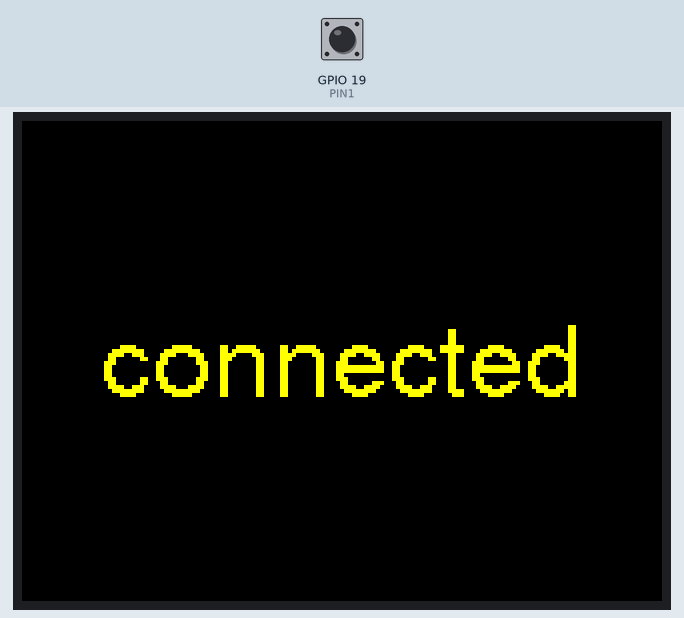
Simulated run of this program. Board: ESP32. Shown: 320×240 colour display. The test bench sets the inputs (shaded band); at power-on: GPIO 19 (PIN1) LOW. WiFi joins after 1.5 s; servers stay silent unless stated; uploads are accepted with an empty reply.

Above: at 3.9 s.
4.0 s: GPIO 19 (PIN1) driven HIGH
At 4.5 s:
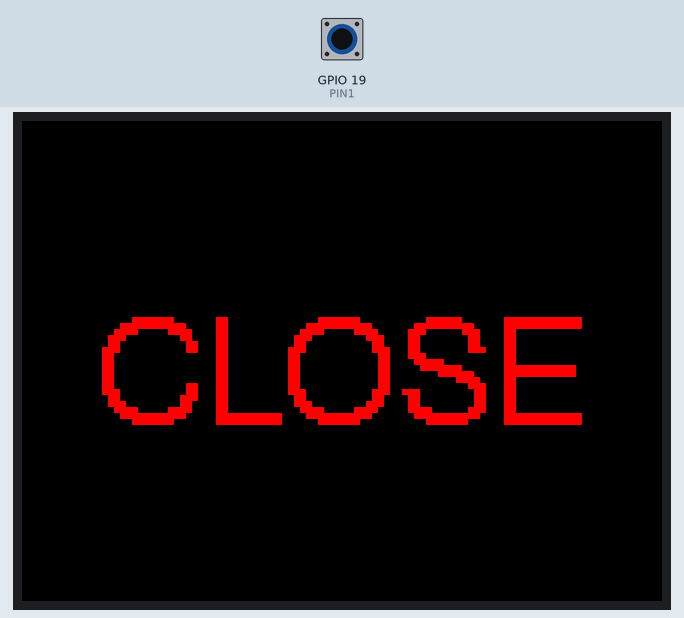
5.6 s: GPIO 19 (PIN1) driven LOW
At 6.3 s:
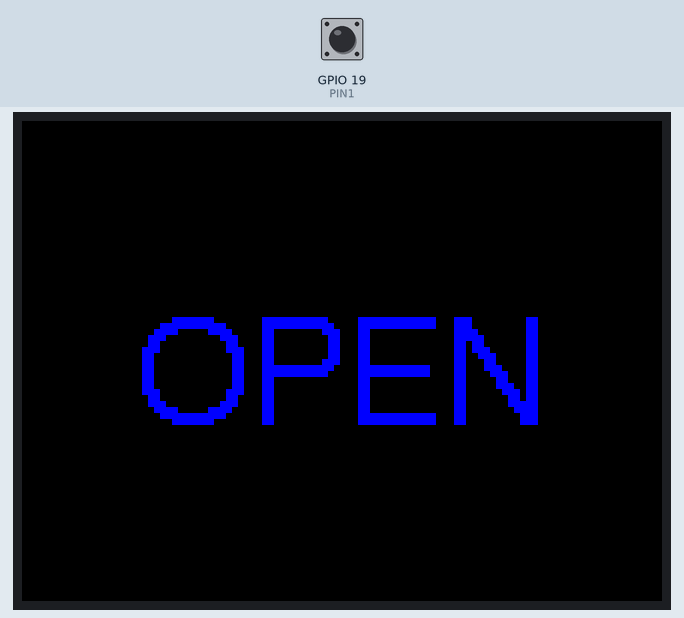
7.2 s: GPIO 19 (PIN1) pulsed HIGH 5 times (0.12 s each, 0.3 s apart)
At 7.52 s:
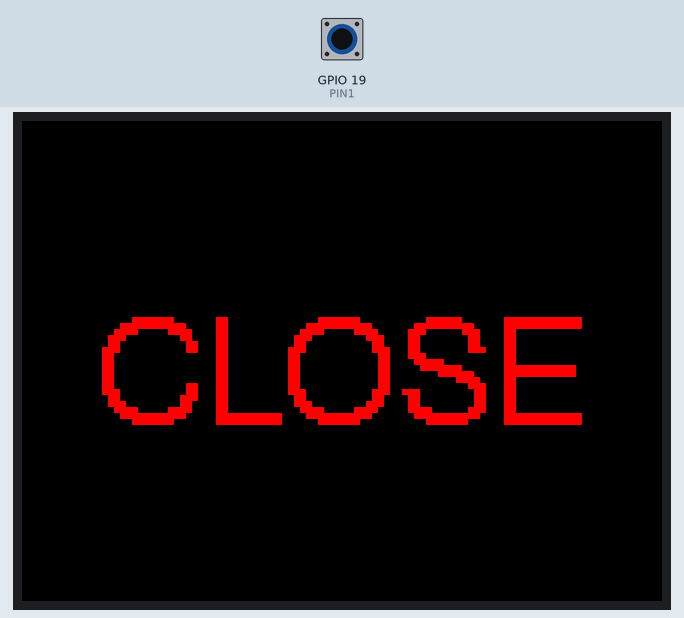
Timing chart, 0 to 10.2 s (numbered marks = the images above; inputs shaded):
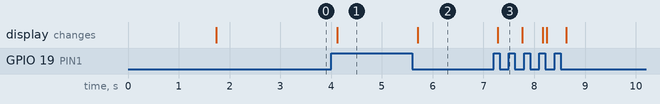

The program:

main.cpp
```cpp
#include <WiFi.h>
#include <M5Stack.h>
#include <HTTPClient.h>
#include <ArduinoJson.h>
#define MY_SSID "***"
#define MY_PASS "***"
#define URL "http://***"
#define PIN1 19

StaticJsonDocument<200> availability;

bool old_lock = NULL;

void setup()
{
  pinMode(PIN1, INPUT);
  M5.begin();
  M5.Lcd.setTextSize(2);
  WiFi.begin(MY_SSID, MY_PASS);
  M5.Lcd.setTextColor(YELLOW);
  M5.Lcd.drawCentreString("connecting", 160, 100, 4);

  while (WiFi.status() != WL_CONNECTED)
  {
    // M5.Lcd.print(".");
    delay(100);
  }
  M5.Lcd.clear(BLACK);
  M5.Lcd.drawCentreString("connected", 160, 100, 4);
  delay(1000);
}

void loop()
{
  String output = "";
  bool new_lock = old_lock;
  HTTPClient http;
  http.begin(URL);
  M5.Lcd.setTextSize(3);

  new_lock = digitalRead(PIN1);
  if (old_lock != new_lock)
  {
    availability["room"] = 1;
    availability["lock"] = new_lock;
    serializeJson(availability, output);
    if (availability["lock"])
    {
      M5.Lcd.clear(BLACK);
      M5.Lcd.setTextColor(RED);
      M5.Lcd.drawCentreString("CLOSE", 160, 95, 4);
    }
    else
    {
      M5.Lcd.clear(BLACK);
      M5.Lcd.setTextColor(BLUE);
      M5.Lcd.drawCentreString("OPEN", 160, 95, 4);
    }
    http.POST(output);
  }
  old_lock = new_lock;
  delay(100);
}
```

Measured:
- after the input at 4.0 s, the display: changes after 0.12 s (image 1)
- after the input at 5.6 s, the display: changes after 0.10 s (image 2)
- after the input at 7.2 s, the display: changes after 0.08 s (image 3)
